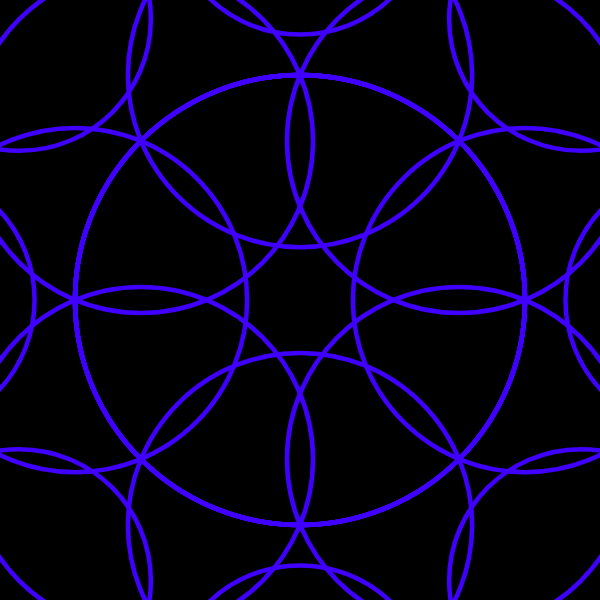
Frame 1 (no input)
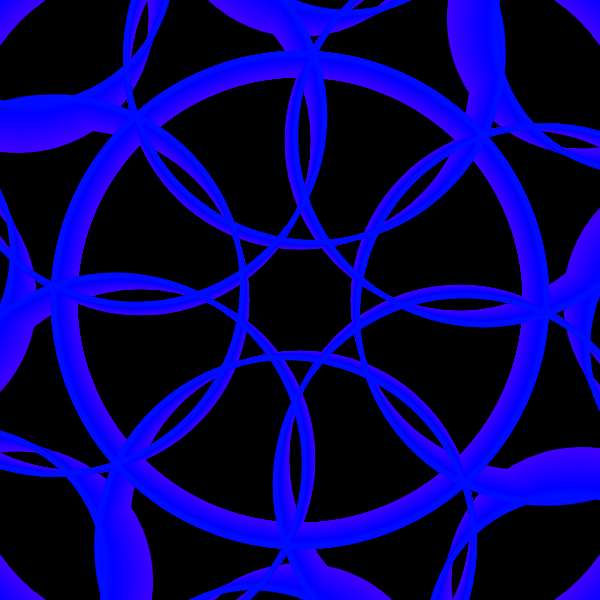
Frame 60 (no input)
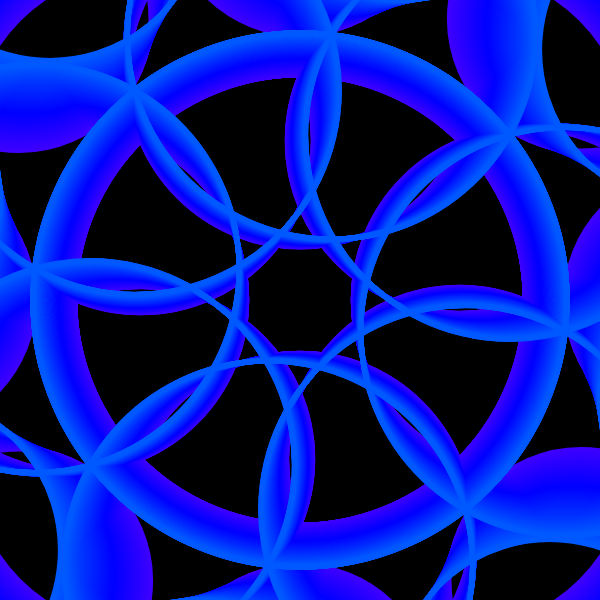
Frame 120 (the mouse pressed at the canvas centre since frame 60)

The p5.js sketch that drew these frames (run headless with seeded random() and noise() and a simulated clock; from frame 60 on, the mouse is pressed at the canvas centre):

// p5.js sketch
// ── sketch.js
// initial circle's radius
var R;

// colors:
var c = 0;
var dc = 0.3;

// rotation speed
var rot = 0;
var dr = 0.001;
//var dr = 0.01;

// recursion depth
var depth = 10;

// number of circles around center one
var num_arms = 8;

// change in scale of image
var sc = 0;
var ds = 0.005;
var sc_max = 2.0;
var sc_min = 1.0;

var b = 0;
var b_max = 3;

function mouseClicked() {
}

function setup() {
	createCanvas(600, 600);
	colorMode(HSB);
	background(0);
	R = width/2;
}

function draw() {
	//background(0);
	stroke(255-c, 128, 128);
	//stroke(255, 128, 128);
	strokeWeight(3);
	noFill();
	translate(width/2, height/2);
	scale(map(sin(sc), -1, 1, sc_min, sc_max));

	rect_branch(R,depth);
	for (i = 1; i < num_arms; i++) {
		rotate((2.0*PI)/num_arms);
		rect_branch(R,depth);
	}

	sc += ds;
	c += dc;
	if (c < 0 || c > 255) dc *= -1;
	rot += dr;
}

function rect_branch(r, num) {
	if (r < 2) return;
	ellipse(0,0, r, r);

	push();
	rotate(rot);
	translate(0, -r/2);
	rotate(rot);
	rect_branch(r*0.765, num-1);
	pop();
}
